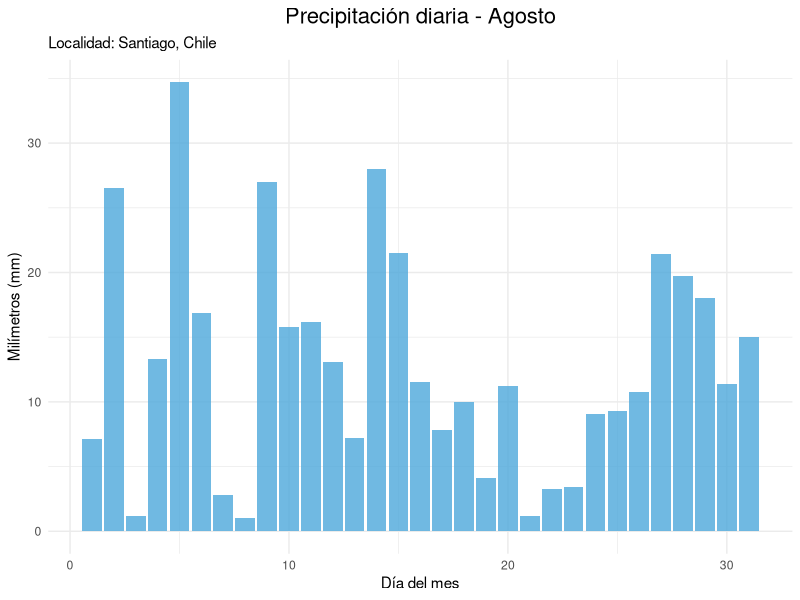
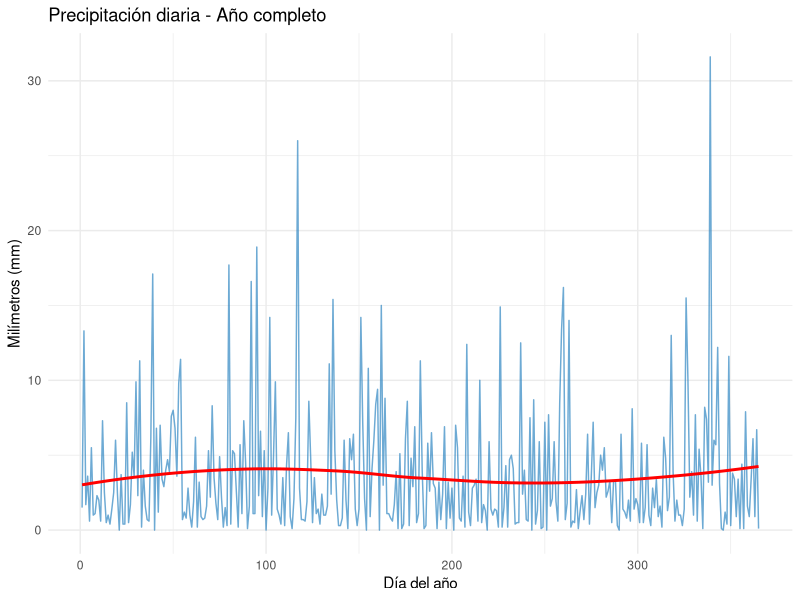
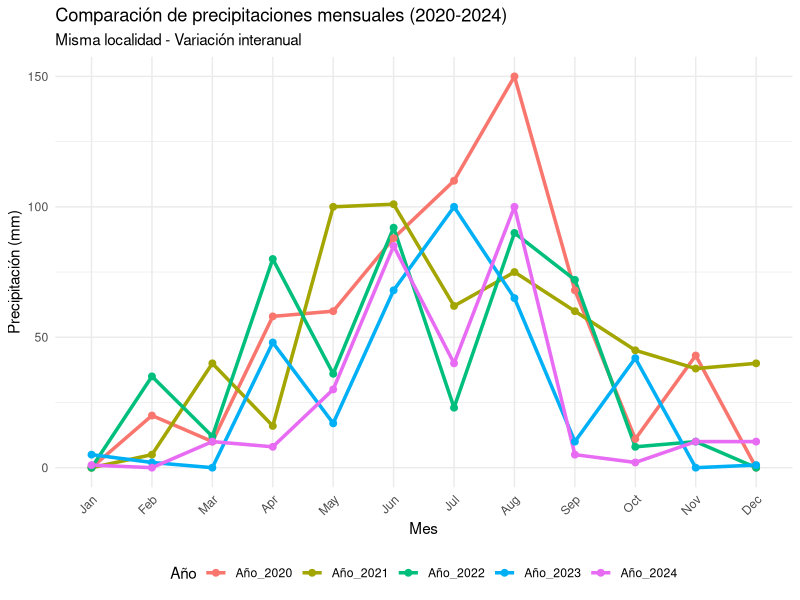

Here is the R script that generated these plots, in order:
## ---- chunk 1
library(ggplot2)

# Datos: 31 días de agosto
set.seed(123)
dias <- 1:31
lluvia_diaria <- round(rgamma(31, shape = 2, scale = 8), 1)

datos <- data.frame(
  dia = dias,
  mm = lluvia_diaria
)

# Gráfico
ggplot(datos, aes(x = dia, y = mm)) +
  geom_bar(stat = "identity", fill = "#4DA8DA", alpha = 0.8) +
  labs(title = "Precipitación diaria - Agosto",
       subtitle = "Localidad: Santiago, Chile",
       x = "Día del mes",
       y = "Milímetros (mm)") +
  theme_minimal() +
  theme(plot.title = element_text(hjust = 0.5, size = 16))
## ---- chunk 2
library(ggplot2)

# Generar datos diarios para todo el año
set.seed(123)
dias <- 1:365
lluvia_diaria <- round(rgamma(365, shape = 0.8, scale = 5), 1)

datos_diarios <- data.frame(
  dia = dias,
  mm = lluvia_diaria
)

ggplot(datos_diarios, aes(x = dia, y = mm)) +
  geom_line(color = "#2E86C1", alpha = 0.7) +
  geom_smooth(color = "red", se = FALSE, size = 1) +
  labs(title = "Precipitación diaria - Año completo",
       x = "Día del año",
       y = "Milímetros (mm)") +
  theme_minimal()
## ---- chunk 3
library(ggplot2)
library(reshape2)

# Datos: Precipitaciones mensuales para 5 años (mismo lugar)
meses <- month.abb

datos_anuales <- data.frame(
  Mes = meses,
  Año_2020 = c(0, 20, 10, 58, 60, 88, 110, 150, 68, 11, 43, 0),
  Año_2021 = c(0, 5, 40, 16, 100, 101, 62, 75, 60, 45, 38, 40),
  Año_2022 = c(0, 35, 12, 80, 36, 92, 23, 90, 72, 8, 10, 0),
  Año_2023 = c(5, 2, 0, 48, 17, 68, 100, 65, 10, 42, 0, 1),
  Año_2024 = c(1, 0, 10, 8, 30, 85, 40, 100, 5, 2, 10, 10)
)

# Convertir Mes a factor con orden correcto (Enero a Diciembre)
datos_anuales$Mes <- factor(datos_anuales$Mes, levels = month.abb)

# Transformar para ggplot
datos_long <- melt(datos_anuales, id.vars = "Mes", 
                   variable.name = "Año", value.name = "Precipitacion")

ggplot(datos_long, aes(x = Mes, y = Precipitacion, color = Año, group = Año)) +
  geom_line(size = 1.2) +
  geom_point(size = 2) +
  labs(title = "Comparación de precipitaciones mensuales (2020-2024)",
       subtitle = "Misma localidad - Variación interanual",
       x = "Mes",
       y = "Precipitación (mm)") +
  theme_minimal() +
  theme(axis.text.x = element_text(angle = 45, hjust = 1),
        legend.position = "bottom")
